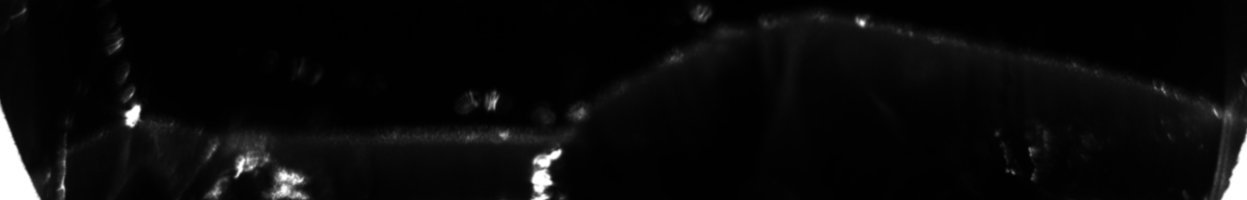
//> input picture transparency_test/test_img/NBU_20230720_location/ROI/2023_07_20_15_27_48_643_ROI_.bmp, 1247 x 200 px
$ ./otsu   (built with g++ and OpenCV 4)
//> lines starting //> are read from the running program, lines starting //| are printed output that depends on the picture
/*
大津阈值分割算法
*/

#include <opencv2/opencv.hpp>
#include <opencv2/imgproc.hpp>
#include <vector>
#include <time.h>

using namespace cv;
using namespace std;

////////////////////////////////////////////////////////////////
int getOTSUthread(Mat& src)
{
	int size = 256;

	int *NoArry = new int[size];// 直方图矩阵

	for (int i = 0; i < size; ++i)// 初始化
		NoArry[i] = 0;

	int r = src.rows;
	int c = src.cols;
	int sum = r*c;

//  建立直方图矩阵
	for (int i = 0; i < r; ++i)
	{
		for (int j = 0; j < c; ++j)
		{
			uchar pix = src.at<uchar>(i, j);
			NoArry[pix]++;
		}
	}
	//delete[] NoArry;

	int thd = 0; // 阈值
	float w1 = 0, w2 = 0, u1 = 0, u2 = 0, u = 0, thg = 0, MaxTh = 0;
	int cnt1 = 0, cnt2 = 0;
	for (int i = 1; i <= 255; ++i)
	{
		u1 = u2 = w1 = w2 = 0; // 均值，比例初始化
		cnt1 = 0; cnt2 = 0;
		int wt1 = 0, wt2 = 0;// weight初始化

		for (int j = 0; j <i; ++j)
		{
			cnt1 += NoArry[j];
			wt1 += j*NoArry[j];
		}
		u1 = wt1 / cnt1;
		w1 = cnt1*1.0 / sum;

		for (int j = i; j < 256; ++j)
		{
			cnt2 += NoArry[j];
			wt2 += j*NoArry[j];
		}
		if (cnt2 == 0 || sum == 0)
			continue;
		u2 = wt2 / cnt2;
		w2 = cnt2*1.0 / sum;

		thg = w1*w2*(u1 - u2)*(u1 - u2);
		if (MaxTh < thg)// 找最大类间方差阈值
		{
			MaxTh = thg;
			thd = i;
		}
	}

	return thd;
}

///////////////////////////////////////////////////////////////
//使用大津法Mat的阈值
int GetMatOTSU(const Mat& img)
{
  //判断如果不是单通道直接返回128
  if (img.channels() > 1) return 128;
  int rows = img.rows;
  int cols = img.cols;
  //定义数组
  float mathists[256] = { 0 };
  //遍历计算0-255的个数
  for (int row = 0; row < rows; ++row) {
    for (int col = 0; col < cols; ++col) {
      int val = img.at<uchar>(row, col);
      mathists[val]++;
    }
  }


  //定义灰度级像素在整个图像中的比例
  float grayPro[256] = { 0 };
  int matSize = rows * cols;
  for (int i = 0; i < 256; ++i) {
    grayPro[i] = (float)mathists[i] / (float)matSize;
  }


  //大津法OTSU，前景与背景分割，计算出方差最大的灰度值
  int calcval;
  int calcMax = 0;
  for (int i = 0; i < 256; ++i) {
    float w0 = 0, w1 = 0, u0tmp = 0, u1tmp = 0, u0 = 0, u1 = 0, u = 0, calctmp = 0;

    for (int k = 0; k < 256; ++k) {
      float curGray = grayPro[k];
      //计算背景部分
      if (k <= i) {
        //以i为阈值分类，第一类总的概率
        w0 += curGray;
        u0tmp += curGray * k;
      }
      //计算前景部分
      else {
        //以i为阈值分类，第一类总的概率
        w1 += curGray;
        u1tmp += curGray * k;
      }
    }


    //求出第一类和第二类的平均灰度
    u0 = u0tmp / w0;
    u1 = u1tmp / w1;
    //求出整幅图像的平均灰度
    u = u0tmp + u1tmp;


    //计算类间方差
    calctmp = w0 * pow((u0 - u), 2) + w1 * pow((u1 - u), 2);


    //更新最大类间方差，并设置阈值
    if (calctmp > calcMax) {
      calcMax = calctmp;
      calcval = i;
    }
  }


  return calcval;
}
/////////////////////////////////////////////////////////////////////////////
void getHistogram(Mat &src, int *dst)
{
	Mat hist;
	int channels[1] = { 0 };
	int histSize[1] = { 256 };
	float hranges[2] = { 0, 256.0 };
	const float *ranges[1] = { hranges };
	calcHist(&src, 1, channels, Mat(), hist, 1, histSize, ranges);
	//cout << hist ;
	for (int i = 0; i < 256; i++)
	{
		float binVal = hist.at<float>(i);
		dst[i] = int(binVal);
	}
}

 // 大津阈值法3
// int LaserCenter::myOtsu(Mat & src, Mat &dst)
int myOtsu(Mat & src)
{

	int th = 0;
	const int GrayScale = 256;	//单通道图像总灰度256级
	int pixCount[GrayScale] = { 0 };//每个灰度值所占像素个数
	int pixSum = src.cols * src.rows;//图像总像素点
	float pixPro[GrayScale] = { 0 };//每个灰度值所占总像素比例
	float SumpixPro[GrayScale] = { 0 }; // 比例的和
	float WpixPro[GrayScale] = { 0 }; //比例 * 权重
	float SumWpixPro[GrayScale] = { 0 };//比例 * 权重 的 和
	float w0, w1, u0tmp, u1tmp, u0, u1, deltaTmp, deltaMax = 0;
	double start = getTickCount(); //开始时间

	getHistogram(src, pixCount);

	double c1 = getTickCount();
	//cout << "c1 >> " << (c1 - start) / getTickFrequency() << endl;//输出时间
	for (int i = 0; i < GrayScale; i++)
	{
		pixPro[i] = pixCount[i] * 1.0 / pixSum;//计算每个灰度级的像素数目占整幅图像的比例
		WpixPro[i] = i * pixPro[i];
		if (i == 0)
		{
			SumWpixPro[i] += WpixPro[i];
			SumpixPro[i] += pixPro[i];
		}
		else
		{
			SumWpixPro[i] = WpixPro[i] + SumWpixPro[i - 1];
			SumpixPro[i] = pixPro[i] + SumpixPro[i - 1];
		}
	}

	for (int i = 0; i < GrayScale; i++)//遍历所有从0到255灰度级的阈值分割条件，测试哪一个的类间方差最大
	{
		w0 = w1 = u0tmp = u1tmp = u0 = u1 = deltaTmp = 0;

		w0 = SumpixPro[i];
		w1 = 1 - w0;

		if (w0 == 0 || w1 == 0)
			continue;
		u0tmp = SumWpixPro[i];
		u1tmp = SumWpixPro[255] - SumWpixPro[i];

		u0 = u0tmp / w0;
		u1 = u1tmp / w1;
		deltaTmp = (float)(w0 *w1* pow((u0 - u1), 2)); //类间方差公式 g = w1 * w2 * (u1 - u2) ^ 2
		if (deltaTmp > deltaMax)
		{
			deltaMax = deltaTmp;
			th = i;
		}
	}
	// [15 lines of commented-out code are left out]
	return th;
}

int main()
{
  cv::Mat Src = cv::imread("/home/wanyel/vs_code/exact_center/transparency_test/test_img/NBU_20230720_location/ROI/2023_07_20_15_27_48_643_ROI_.bmp", 1);
//> Src is the input picture: 200 rows x 1247 cols, CV_8UC3; min 0, max 255, mean 10.8

  if(!Src.data){
        printf("fail to open the image!\n");
        return -1;
  }
  // 80-90ms
  time_t begin, otsu1, otsu2, otsu3;

  int thd_otsu1, thd_otsu2, thd_otsu3;
	begin = clock();
  // thd_otsu1 = getOTSUthread(Src);
  for (int i=0; i<1000; i++)
  {
    thd_otsu1 = GetMatOTSU(Src);
  }

  otsu1 = clock();

	// thd_otsu2 = GetMatOTSU(Src);
  for (int i=0; i<1000; i++)
  {
    thd_otsu2 = getOTSUthread(Src);
  }
  otsu2 = clock();

  for (int i=0; i<1000; i++)
  {
    thd_otsu3 = myOtsu(Src);
  }
	otsu3 = clock();

  std::cout << "thd_otsu1: " << thd_otsu1 << "\tthd_otsu2: " << thd_otsu2 << "\tthd_otsu3: " << thd_otsu3 << std::endl;
//| thd_otsu1: 128	thd_otsu2: 127	thd_otsu3: 115
  std::cout << "GetMatOTSU costs:" << double(otsu1 - begin) / 1000000 << "ms" <<
  "\tgetOTSUthread costs:" << double(otsu2 - otsu1) / 1000000 << "ms" <<
  "\tmyOtsu costs:" << double(otsu3 - otsu2) / 1000000 << "ms" << std::endl;

  // lines.imshow();
	cv::imshow("Src", Src);

	cv::Mat thd_otsu1_img;
	cv::threshold(Src, thd_otsu1_img, thd_otsu1, 255, cv::THRESH_TOZERO_INV);
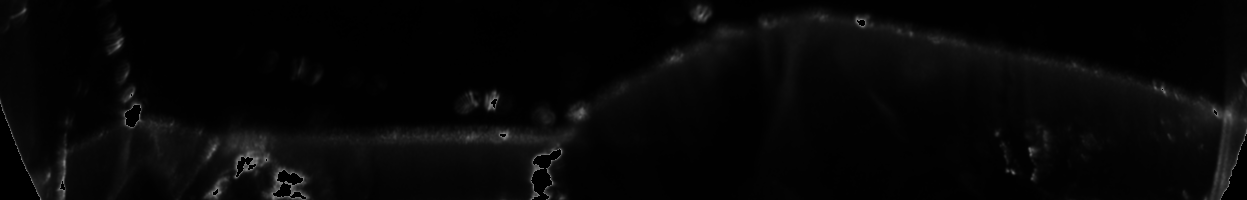
//> thd_otsu1_img: 200 rows x 1247 cols, CV_8UC3; min 0, max 128, mean 6.8
	cv::imshow("thd_otsu1_img", thd_otsu1_img);

	cv::Mat thd_otsu2_img;
	cv::threshold(Src, thd_otsu2_img, thd_otsu2, 255, cv::THRESH_TOZERO_INV);
	cv::imshow("thd_otsu2_img", thd_otsu2_img);

	cv::Mat thd_otsu3_img;
	cv::threshold(Src, thd_otsu3_img, thd_otsu3, 255, cv::THRESH_TOZERO_INV);
	cv::imshow("thd_otsu3_img", thd_otsu3_img);
	// cv::imwrite("/home/wanyel/vs_code/exact_center/transparency_test/test_img/NBU_20230720_location/ROI/2023_07_20_15_27_48_643_ROI_ostu.bmp", thd_otsu3_img);

	cv::waitKey(0);

  	return 0;

}
